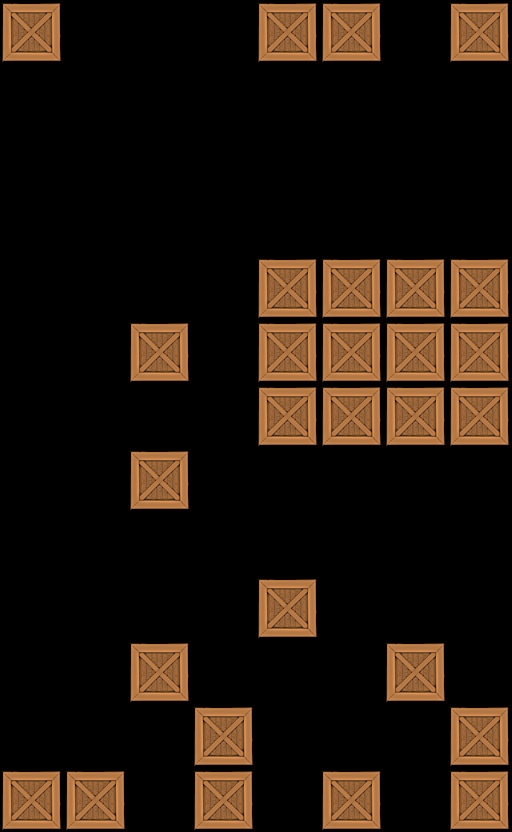

The image is a tile-based game level rendered from a .tmx file. Its description and source (layers, tilesets, objects; grid data summarised) follow:
An orthogonal 8x13 tile map with 64x64 px tiles, 1 tile layer (Tile Layer 1).

<map version="1.0" orientation="orthogonal" width="8" height="13" tilewidth="64" tileheight="64">
 <tileset firstgid="1" name="crate" tilewidth="64" tileheight="64">
  <image source="../../crate4.png" width="64" height="64" />
 </tileset>
 <layer name="Tile Layer 1" width="8" height="13">
  <data>[104 cells, 28 non-empty, 1 distinct tile ids]</data>
 </layer>
</map>
